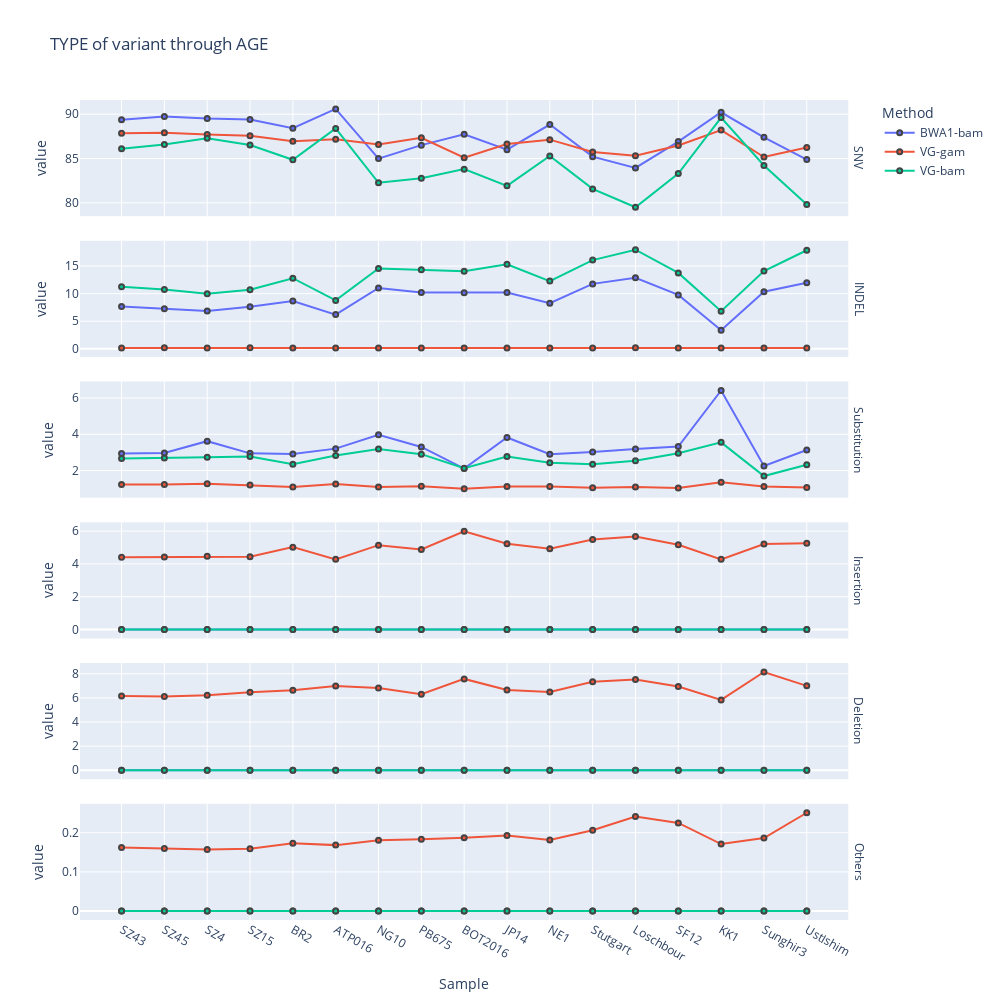

Notebook source saved alongside this figure:
### Code cell
fig = px.scatter(df_age, y="value", x="Sample", color = "Method",facet_row="variable",
                 width=1000, height=1000, title="TYPE of variant through AGE")

fig.for_each_annotation(lambda a: a.update(text=a.text.split("=")[-1].split('_')[-1]))
fig.update_yaxes(matches=None)
fig.update_traces(mode='lines+markers', marker_line_width=2, marker_size=5)
fig.show()

### Figure 1 — Plotly figure (JSON) as saved in the notebook; plotly's stock layout.template omitted (floating-point values rounded to 4 significant figures)
{"data": [{"hovertemplate": "Method=BWA1-bam<br>variable=PCT_SNV<br>Sample=%{x}<br>value=%{y}<extra></extra>", "legendgroup": "BWA1-bam", "marker": {"color": "#636efa", "line": {"width": 2}, "size": 5, "symbol": "circle"}, "mode": "lines+markers", "name": "BWA1-bam", "orientation": "v", "showlegend": true, "type": "scatter", "x": ["SZ43", "SZ45", "SZ4", "SZ15", "BR2", "ATP016", "NG10", "PB675", "BOT2016", "JP14", "NE1", "Stutgart", "Loschbour", "SF12", "KK1", "Sunghir3", "UstIshim"], "xaxis": "x6", "y": [89.37, 89.75, 89.53, 89.41, 88.43, 90.59, 84.99, 86.51, 87.72, 85.99, 88.83, 85.21, 83.93, 86.91, 90.22, 87.39, 84.88], "yaxis": "y6"}, {"hovertemplate": "Method=BWA1-bam<br>variable=PCT_INDEL<br>Sample=%{x}<br>value=%{y}<extra></extra>", "legendgroup": "BWA1-bam", "marker": {"color": "#636efa", "line": {"width": 2}, "size": 5, "symbol": "circle"}, "mode": "lines+markers", "name": "BWA1-bam", "orientation": "v", "showlegend": false, "type": "scatter", "x": ["SZ43", "SZ45", "SZ4", "SZ15", "BR2", "ATP016", "NG10", "PB675", "BOT2016", "JP14", "NE1", "Stutgart", "Loschbour", "SF12", "KK1", "Sunghir3", "UstIshim"], "xaxis": "x5", "y": [7.693, 7.285, 6.855, 7.646, 8.669, 6.201, 11.04, 10.2, 10.17, 10.19, 8.263, 11.77, 12.88, 9.774, 3.366, 10.36, 11.98], "yaxis": "y5"}, {"hovertemplate": "Method=BWA1-bam<br>variable=PCT_Substitution<br>Sample=%{x}<br>value=%{y}<extra></extra>", "legendgroup": "BWA1-bam", "marker": {"color": "#636efa", "line": {"width": 2}, "size": 5, "symbol": "circle"}, "mode": "lines+markers", "name": "BWA1-bam", "orientation": "v", "showlegend": false, "type": "scatter", "x": ["SZ43", "SZ45", "SZ4", "SZ15", "BR2", "ATP016", "NG10", "PB675", "BOT2016", "JP14", "NE1", "Stutgart", "Loschbour", "SF12", "KK1", "Sunghir3", "UstIshim"], "xaxis": "x4", "y": [2.94, 2.965, 3.619, 2.946, 2.905, 3.206, 3.975, 3.299, 2.107, 3.822, 2.903, 3.018, 3.184, 3.32, 6.417, 2.249, 3.132], "yaxis": "y4"}, {"hovertemplate": "Method=BWA1-bam<br>variable=PCT_Insertion<br>Sample=%{x}<br>value=%{y}<extra></extra>", "legendgroup": "BWA1-bam", "marker": {"color": "#636efa", "line": {"width": 2}, "size": 5, "symbol": "circle"}, "mode": "lines+markers", "name": "BWA1-bam", "orientation": "v", "showlegend": false, "type": "scatter", "x": ["SZ43", "SZ45", "SZ4", "SZ15", "BR2", "ATP016", "NG10", "PB675", "BOT2016", "JP14", "NE1", "Stutgart", "Loschbour", "SF12", "KK1", "Sunghir3", "UstIshim"], "xaxis": "x3", "y": [0, 0, 0, 0, 0, 0, 0, 0, 0, 0, 0, 0, 0, 0, 0, 0, 0], "yaxis": "y3"}, {"hovertemplate": "Method=BWA1-bam<br>variable=PCT_Deletion<br>Sample=%{x}<br>value=%{y}<extra></extra>", "legendgroup": "BWA1-bam", "marker": {"color": "#636efa", "line": {"width": 2}, "size": 5, "symbol": "circle"}, "mode": "lines+markers", "name": "BWA1-bam", "orientation": "v", "showlegend": false, "type": "scatter", "x": ["SZ43", "SZ45", "SZ4", "SZ15", "BR2", "ATP016", "NG10", "PB675", "BOT2016", "JP14", "NE1", "Stutgart", "Loschbour", "SF12", "KK1", "Sunghir3", "UstIshim"], "xaxis": "x2", "y": [0, 0, 0, 0, 0, 0, 0, 0, 0, 0, 0, 0, 0, 0, 5.293e-06, 0, 0], "yaxis": "y2"}, {"hovertemplate": "Method=BWA1-bam<br>variable=PCT_Others<br>Sample=%{x}<br>value=%{y}<extra></extra>", "legendgroup": "BWA1-bam", "marker": {"color": "#636efa", "line": {"width": 2}, "size": 5, "symbol": "circle"}, "mode": "lines+markers", "name": "BWA1-bam", "orientation": "v", "showlegend": false, "type": "scatter", "x": ["SZ43", "SZ45", "SZ4", "SZ15", "BR2", "ATP016", "NG10", "PB675", "BOT2016", "JP14", "NE1", "Stutgart", "Loschbour", "SF12", "KK1", "Sunghir3", "UstIshim"], "xaxis": "x", "y": [0, 0, 0, 0, 0, 0, 0, 0, 0, 0, 0, 0, 0, 0, 0, 0, 0], "yaxis": "y"}, {"hovertemplate": "Method=VG-gam<br>variable=PCT_SNV<br>Sample=%{x}<br>value=%{y}<extra></extra>", "legendgroup": "VG-gam", "marker": {"color": "#EF553B", "line": {"width": 2}, "size": 5, "symbol": "circle"}, "mode": "lines+markers", "name": "VG-gam", "orientation": "v", "showlegend": true, "type": "scatter", "x": ["SZ43", "SZ45", "SZ4", "SZ15", "BR2", "ATP016", "NG10", "PB675", "BOT2016", "JP14", "NE1", "Stutgart", "Loschbour", "SF12", "KK1", "Sunghir3", "UstIshim"], "xaxis": "x6", "y": [87.86, 87.91, 87.7, 87.55, 86.93, 87.17, 86.59, 87.33, 85.09, 86.64, 87.13, 85.74, 85.31, 86.46, 88.2, 85.16, 86.25], "yaxis": "y6"}, {"hovertemplate": "Method=VG-gam<br>variable=PCT_INDEL<br>Sample=%{x}<br>value=%{y}<extra></extra>", "legendgroup": "VG-gam", "marker": {"color": "#EF553B", "line": {"width": 2}, "size": 5, "symbol": "circle"}, "mode": "lines+markers", "name": "VG-gam", "orientation": "v", "showlegend": false, "type": "scatter", "x": ["SZ43", "SZ45", "SZ4", "SZ15", "BR2", "ATP016", "NG10", "PB675", "BOT2016", "JP14", "NE1", "Stutgart", "Loschbour", "SF12", "KK1", "Sunghir3", "UstIshim"], "xaxis": "x5", "y": [0.1711, 0.1739, 0.1712, 0.173, 0.1584, 0.1484, 0.17, 0.1641, 0.1635, 0.1691, 0.1572, 0.1671, 0.1736, 0.1636, 0.161, 0.1638, 0.1715], "yaxis": "y5"}, {"hovertemplate": "Method=VG-gam<br>variable=PCT_Substitution<br>Sample=%{x}<br>value=%{y}<extra></extra>", "legendgroup": "VG-gam", "marker": {"color": "#EF553B", "line": {"width": 2}, "size": 5, "symbol": "circle"}, "mode": "lines+markers", "name": "VG-gam", "orientation": "v", "showlegend": false, "type": "scatter", "x": ["SZ43", "SZ45", "SZ4", "SZ15", "BR2", "ATP016", "NG10", "PB675", "BOT2016", "JP14", "NE1", "Stutgart", "Loschbour", "SF12", "KK1", "Sunghir3", "UstIshim"], "xaxis": "x4", "y": [1.227, 1.22, 1.275, 1.198, 1.084, 1.248, 1.093, 1.127, 0.9915, 1.11, 1.118, 1.05, 1.083, 1.038, 1.346, 1.12, 1.065], "yaxis": "y4"}, {"hovertemplate": "Method=VG-gam<br>variable=PCT_Insertion<br>Sample=%{x}<br>value=%{y}<extra></extra>", "legendgroup": "VG-gam", "marker": {"color": "#EF553B", "line": {"width": 2}, "size": 5, "symbol": "circle"}, "mode": "lines+markers", "name": "VG-gam", "orientation": "v", "showlegend": false, "type": "scatter", "x": ["SZ43", "SZ45", "SZ4", "SZ15", "BR2", "ATP016", "NG10", "PB675", "BOT2016", "JP14", "NE1", "Stutgart", "Loschbour", "SF12", "KK1", "Sunghir3", "UstIshim"], "xaxis": "x3", "y": [4.413, 4.426, 4.468, 4.437, 5.022, 4.277, 5.143, 4.882, 5.991, 5.229, 4.926, 5.491, 5.664, 5.165, 4.278, 5.216, 5.258], "yaxis": "y3"}, {"hovertemplate": "Method=VG-gam<br>variable=PCT_Deletion<br>Sample=%{x}<br>value=%{y}<extra></extra>", "legendgroup": "VG-gam", "marker": {"color": "#EF553B", "line": {"width": 2}, "size": 5, "symbol": "circle"}, "mode": "lines+markers", "name": "VG-gam", "orientation": "v", "showlegend": false, "type": "scatter", "x": ["SZ43", "SZ45", "SZ4", "SZ15", "BR2", "ATP016", "NG10", "PB675", "BOT2016", "JP14", "NE1", "Stutgart", "Loschbour", "SF12", "KK1", "Sunghir3", "UstIshim"], "xaxis": "x2", "y": [6.17, 6.11, 6.227, 6.479, 6.628, 6.988, 6.825, 6.31, 7.578, 6.659, 6.492, 7.347, 7.528, 6.949, 5.84, 8.151, 7.005], "yaxis": "y2"}, {"hovertemplate": "Method=VG-gam<br>variable=PCT_Others<br>Sample=%{x}<br>value=%{y}<extra></extra>", "legendgroup": "VG-gam", "marker": {"color": "#EF553B", "line": {"width": 2}, "size": 5, "symbol": "circle"}, "mode": "lines+markers", "name": "VG-gam", "orientation": "v", "showlegend": false, "type": "scatter", "x": ["SZ43", "SZ45", "SZ4", "SZ15", "BR2", "ATP016", "NG10", "PB675", "BOT2016", "JP14", "NE1", "Stutgart", "Loschbour", "SF12", "KK1", "Sunghir3", "UstIshim"], "xaxis": "x", "y": [0.1623, 0.1601, 0.1575, 0.1592, 0.1735, 0.1684, 0.1809, 0.1833, 0.1872, 0.1931, 0.1815, 0.2064, 0.2413, 0.225, 0.1712, 0.1864, 0.2511], "yaxis": "y"}, {"hovertemplate": "Method=VG-bam<br>variable=PCT_SNV<br>Sample=%{x}<br>value=%{y}<extra></extra>", "legendgroup": "VG-bam", "marker": {"color": "#00cc96", "line": {"width": 2}, "size": 5, "symbol": "circle"}, "mode": "lines+markers", "name": "VG-bam", "orientation": "v", "showlegend": true, "type": "scatter", "x": ["SZ43", "SZ45", "SZ4", "SZ15", "BR2", "ATP016", "NG10", "PB675", "BOT2016", "JP14", "NE1", "Stutgart", "Loschbour", "SF12", "KK1", "Sunghir3", "UstIshim"], "xaxis": "x6", "y": [86.09, 86.57, 87.29, 86.51, 84.86, 88.39, 82.26, 82.76, 83.8, 81.91, 85.29, 81.57, 79.5, 83.3, 89.62, 84.21, 79.82], "yaxis": "y6"}, {"hovertemplate": "Method=VG-bam<br>variable=PCT_INDEL<br>Sample=%{x}<br>value=%{y}<extra></extra>", "legendgroup": "VG-bam", "marker": {"color": "#00cc96", "line": {"width": 2}, "size": 5, "symbol": "circle"}, "mode": "lines+markers", "name": "VG-bam", "orientation": "v", "showlegend": false, "type": "scatter", "x": ["SZ43", "SZ45", "SZ4", "SZ15", "BR2", "ATP016", "NG10", "PB675", "BOT2016", "JP14", "NE1", "Stutgart", "Loschbour", "SF12", "KK1", "Sunghir3", "UstIshim"], "xaxis": "x5", "y": [11.24, 10.74, 9.975, 10.71, 12.8, 8.779, 14.55, 14.34, 14.07, 15.31, 12.28, 16.08, 17.97, 13.76, 6.828, 14.1, 17.87], "yaxis": "y5"}, {"hovertemplate": "Method=VG-bam<br>variable=PCT_Substitution<br>Sample=%{x}<br>value=%{y}<extra></extra>", "legendgroup": "VG-bam", "marker": {"color": "#00cc96", "line": {"width": 2}, "size": 5, "symbol": "circle"}, "mode": "lines+markers", "name": "VG-bam", "orientation": "v", "showlegend": false, "type": "scatter", "x": ["SZ43", "SZ45", "SZ4", "SZ15", "BR2", "ATP016", "NG10", "PB675", "BOT2016", "JP14", "NE1", "Stutgart", "Loschbour", "SF12", "KK1", "Sunghir3", "UstIshim"], "xaxis": "x4", "y": [2.668, 2.689, 2.737, 2.778, 2.347, 2.832, 3.187, 2.901, 2.126, 2.773, 2.424, 2.346, 2.533, 2.948, 3.553, 1.692, 2.315], "yaxis": "y4"}, {"hovertemplate": "Method=VG-bam<br>variable=PCT_Insertion<br>Sample=%{x}<br>value=%{y}<extra></extra>", "legendgroup": "VG-bam", "marker": {"color": "#00cc96", "line": {"width": 2}, "size": 5, "symbol": "circle"}, "mode": "lines+markers", "name": "VG-bam", "orientation": "v", "showlegend": false, "type": "scatter", "x": ["SZ43", "SZ45", "SZ4", "SZ15", "BR2", "ATP016", "NG10", "PB675", "BOT2016", "JP14", "NE1", "Stutgart", "Loschbour", "SF12", "KK1", "Sunghir3", "UstIshim"], "xaxis": "x3", "y": [0, 0, 0, 0, 0, 0, 0, 0, 0, 0, 0, 0, 0, 0, 0, 0, 0], "yaxis": "y3"}, {"hovertemplate": "Method=VG-bam<br>variable=PCT_Deletion<br>Sample=%{x}<br>value=%{y}<extra></extra>", "legendgroup": "VG-bam", "marker": {"color": "#00cc96", "line": {"width": 2}, "size": 5, "symbol": "circle"}, "mode": "lines+markers", "name": "VG-bam", "orientation": "v", "showlegend": false, "type": "scatter", "x": ["SZ43", "SZ45", "SZ4", "SZ15", "BR2", "ATP016", "NG10", "PB675", "BOT2016", "JP14", "NE1", "Stutgart", "Loschbour", "SF12", "KK1", "Sunghir3", "UstIshim"], "xaxis": "x2", "y": [0, 0, 0, 0, 0, 0, 5.671e-06, 0, 0, 0, 0, 0, 0, 0, 4.542e-05, 0, 6.177e-06], "yaxis": "y2"}, {"hovertemplate": "Method=VG-bam<br>variable=PCT_Others<br>Sample=%{x}<br>value=%{y}<extra></extra>", "legendgroup": "VG-bam", "marker": {"color": "#00cc96", "line": {"width": 2}, "size": 5, "symbol": "circle"}, "mode": "lines+markers", "name": "VG-bam", "orientation": "v", "showlegend": false, "type": "scatter", "x": ["SZ43", "SZ45", "SZ4", "SZ15", "BR2", "ATP016", "NG10", "PB675", "BOT2016", "JP14", "NE1", "Stutgart", "Loschbour", "SF12", "KK1", "Sunghir3", "UstIshim"], "xaxis": "x", "y": [0, 0, 0, 0, 0, 0, 0, 0, 0, 0, 0, 0, 0, 0, 6.057e-06, 0, 0], "yaxis": "y"}], "layout": {"annotations": [{"font": {}, "showarrow": false, "text": "Others", "textangle": 90, "x": 0.98, "xanchor": "left", "xref": "paper", "y": 0.07083, "yanchor": "middle", "yref": "paper"}, {"font": {}, "showarrow": false, "text": "Deletion", "textangle": 90, "x": 0.98, "xanchor": "left", "xref": "paper", "y": 0.2425, "yanchor": "middle", "yref": "paper"}, {"font": {}, "showarrow": false, "text": "Insertion", "textangle": 90, "x": 0.98, "xanchor": "left", "xref": "paper", "y": 0.4142, "yanchor": "middle", "yref": "paper"}, {"font": {}, "showarrow": false, "text": "Substitution", "textangle": 90, "x": 0.98, "xanchor": "left", "xref": "paper", "y": 0.5858, "yanchor": "middle", "yref": "paper"}, {"font": {}, "showarrow": false, "text": "INDEL", "textangle": 90, "x": 0.98, "xanchor": "left", "xref": "paper", "y": 0.7575, "yanchor": "middle", "yref": "paper"}, {"font": {}, "showarrow": false, "text": "SNV", "textangle": 90, "x": 0.98, "xanchor": "left", "xref": "paper", "y": 0.9292, "yanchor": "middle", "yref": "paper"}], "height": 1000, "legend": {"title": {"text": "Method"}, "tracegroupgap": 0}, "title": {"text": "TYPE of variant through AGE"}, "width": 1000, "xaxis": {"anchor": "y", "domain": [0, 0.98], "title": {"text": "Sample"}}, "xaxis2": {"anchor": "y2", "domain": [0, 0.98], "matches": "x", "showticklabels": false}, "xaxis3": {"anchor": "y3", "domain": [0, 0.98], "matches": "x", "showticklabels": false}, "xaxis4": {"anchor": "y4", "domain": [0, 0.98], "matches": "x", "showticklabels": false}, "xaxis5": {"anchor": "y5", "domain": [0, 0.98], "matches": "x", "showticklabels": false}, "xaxis6": {"anchor": "y6", "domain": [0, 0.98], "matches": "x", "showticklabels": false}, "yaxis": {"anchor": "x", "domain": [0, 0.1417], "title": {"text": "value"}}, "yaxis2": {"anchor": "x2", "domain": [0.1717, 0.3133], "title": {"text": "value"}}, "yaxis3": {"anchor": "x3", "domain": [0.3433, 0.485], "title": {"text": "value"}}, "yaxis4": {"anchor": "x4", "domain": [0.515, 0.6567], "title": {"text": "value"}}, "yaxis5": {"anchor": "x5", "domain": [0.6867, 0.8283], "title": {"text": "value"}}, "yaxis6": {"anchor": "x6", "domain": [0.8583, 1], "title": {"text": "value"}}}}
